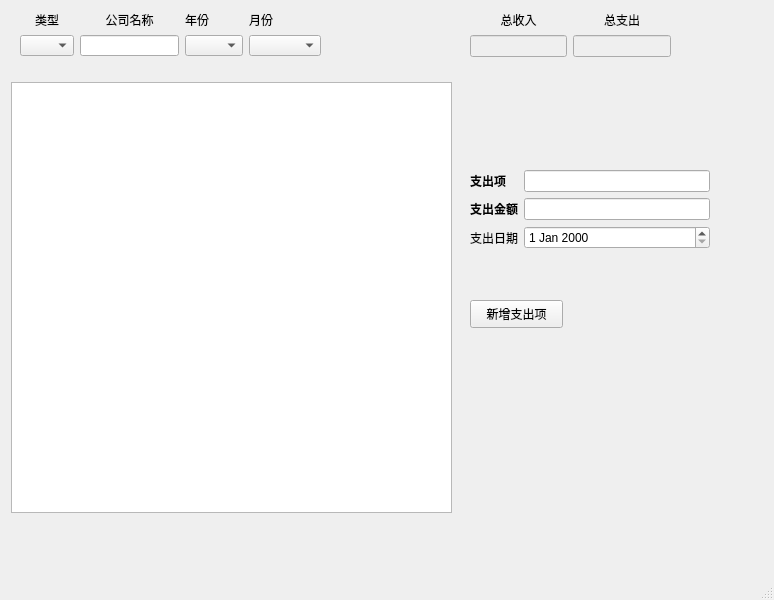
<?xml version="1.0" encoding="UTF-8"?>
<ui version="4.0">
 <class>MainWindow</class>
 <widget class="QMainWindow" name="MainWindow">
  <property name="geometry">
   <rect>
    <x>0</x>
    <y>0</y>
    <width>774</width>
    <height>600</height>
   </rect>
  </property>
  <property name="windowTitle">
   <string>现金流查询</string>
  </property>
  <widget class="QWidget" name="centralwidget">
   <widget class="QTableView" name="viewCashtableView">
    <property name="geometry">
     <rect>
      <x>11</x>
      <y>82</y>
      <width>441</width>
      <height>431</height>
     </rect>
    </property>
    <attribute name="horizontalHeaderCascadingSectionResizes">
     <bool>true</bool>
    </attribute>
    <attribute name="horizontalHeaderShowSortIndicator" stdset="0">
     <bool>true</bool>
    </attribute>
    <attribute name="horizontalHeaderStretchLastSection">
     <bool>true</bool>
    </attribute>
    <attribute name="verticalHeaderVisible">
     <bool>false</bool>
    </attribute>
    <attribute name="verticalHeaderHighlightSections">
     <bool>false</bool>
    </attribute>
   </widget>
   <widget class="QWidget" name="layoutWidget">
    <property name="geometry">
     <rect>
      <x>470</x>
      <y>10</y>
      <width>201</width>
      <height>47</height>
     </rect>
    </property>
    <layout class="QHBoxLayout" name="horizontalLayout">
     <item>
      <layout class="QVBoxLayout" name="verticalLayout_3">
       <item>
        <widget class="QLabel" name="label_3">
         <property name="text">
          <string>总收入</string>
         </property>
         <property name="alignment">
          <set>Qt::AlignCenter</set>
         </property>
        </widget>
       </item>
       <item>
        <widget class="QLineEdit" name="sumIncomelineEdit">
         <property name="enabled">
          <bool>false</bool>
         </property>
         <property name="alignment">
          <set>Qt::AlignRight|Qt::AlignTrailing|Qt::AlignVCenter</set>
         </property>
        </widget>
       </item>
      </layout>
     </item>
     <item>
      <layout class="QVBoxLayout" name="verticalLayout_4">
       <item>
        <widget class="QLabel" name="label_4">
         <property name="text">
          <string>总支出</string>
         </property>
         <property name="alignment">
          <set>Qt::AlignCenter</set>
         </property>
        </widget>
       </item>
       <item>
        <widget class="QLineEdit" name="sumOutComelineEdit">
         <property name="enabled">
          <bool>false</bool>
         </property>
         <property name="alignment">
          <set>Qt::AlignRight|Qt::AlignTrailing|Qt::AlignVCenter</set>
         </property>
        </widget>
       </item>
      </layout>
     </item>
    </layout>
   </widget>
   <widget class="QPushButton" name="addPaymentButton">
    <property name="geometry">
     <rect>
      <x>470</x>
      <y>300</y>
      <width>93</width>
      <height>28</height>
     </rect>
    </property>
    <property name="text">
     <string>新增支出项</string>
    </property>
   </widget>
   <widget class="QWidget" name="layoutWidget">
    <property name="geometry">
     <rect>
      <x>470</x>
      <y>170</y>
      <width>240</width>
      <height>107</height>
     </rect>
    </property>
    <layout class="QFormLayout" name="formLayout">
     <item row="0" column="0">
      <widget class="QLabel" name="label_7">
       <property name="font">
        <font>
         <weight>75</weight>
         <bold>true</bold>
        </font>
       </property>
       <property name="text">
        <string>支出项</string>
       </property>
      </widget>
     </item>
     <item row="0" column="1">
      <widget class="QLineEdit" name="payDespLineEdit"/>
     </item>
     <item row="1" column="0">
      <widget class="QLabel" name="label_8">
       <property name="font">
        <font>
         <weight>75</weight>
         <bold>true</bold>
        </font>
       </property>
       <property name="text">
        <string>支出金额</string>
       </property>
      </widget>
     </item>
     <item row="1" column="1">
      <widget class="QLineEdit" name="payAmountlineEdit"/>
     </item>
     <item row="2" column="0">
      <widget class="QLabel" name="label_9">
       <property name="text">
        <string>支出日期</string>
       </property>
      </widget>
     </item>
     <item row="2" column="1">
      <widget class="QDateEdit" name="payDateEdit"/>
     </item>
    </layout>
   </widget>
   <widget class="QWidget" name="layoutWidget">
    <property name="geometry">
     <rect>
      <x>20</x>
      <y>11</y>
      <width>301</width>
      <height>45</height>
     </rect>
    </property>
    <layout class="QGridLayout" name="gridLayout">
     <item row="0" column="0">
      <widget class="QLabel" name="label">
       <property name="text">
        <string>类型</string>
       </property>
       <property name="alignment">
        <set>Qt::AlignCenter</set>
       </property>
      </widget>
     </item>
     <item row="0" column="1">
      <widget class="QLabel" name="label_2">
       <property name="text">
        <string>公司名称</string>
       </property>
       <property name="alignment">
        <set>Qt::AlignCenter</set>
       </property>
      </widget>
     </item>
     <item row="0" column="2">
      <widget class="QLabel" name="label_5">
       <property name="text">
        <string>年份</string>
       </property>
      </widget>
     </item>
     <item row="0" column="3">
      <widget class="QLabel" name="label_6">
       <property name="sizePolicy">
        <sizepolicy hsizetype="Expanding" vsizetype="Preferred">
         <horstretch>0</horstretch>
         <verstretch>0</verstretch>
        </sizepolicy>
       </property>
       <property name="text">
        <string>月份</string>
       </property>
      </widget>
     </item>
     <item row="1" column="0">
      <widget class="QComboBox" name="moldCombox">
       <item>
        <property name="text">
         <string/>
        </property>
       </item>
       <item>
        <property name="text">
         <string>入账</string>
        </property>
       </item>
       <item>
        <property name="text">
         <string>出账</string>
        </property>
       </item>
       <item>
        <property name="text">
         <string>支出</string>
        </property>
       </item>
      </widget>
     </item>
     <item row="1" column="1">
      <widget class="QLineEdit" name="companylineEdit">
       <property name="maximumSize">
        <size>
         <width>100</width>
         <height>16777215</height>
        </size>
       </property>
      </widget>
     </item>
     <item row="1" column="2">
      <widget class="QComboBox" name="yearCombox">
       <item>
        <property name="text">
         <string/>
        </property>
       </item>
       <item>
        <property name="text">
         <string>2023</string>
        </property>
       </item>
       <item>
        <property name="text">
         <string>2022</string>
        </property>
       </item>
      </widget>
     </item>
     <item row="1" column="3">
      <widget class="MultiComboBox" name="monthCombox">
       <property name="sizePolicy">
        <sizepolicy hsizetype="Expanding" vsizetype="Maximum">
         <horstretch>0</horstretch>
         <verstretch>0</verstretch>
        </sizepolicy>
       </property>
       <property name="minimumSize">
        <size>
         <width>5</width>
         <height>0</height>
        </size>
       </property>
       <property name="sizeIncrement">
        <size>
         <width>10</width>
         <height>0</height>
        </size>
       </property>
       <property name="layoutDirection">
        <enum>Qt::LeftToRight</enum>
       </property>
      </widget>
     </item>
    </layout>
   </widget>
  </widget>
  <widget class="QMenuBar" name="menubar">
   <property name="geometry">
    <rect>
     <x>0</x>
     <y>0</y>
     <width>774</width>
     <height>26</height>
    </rect>
   </property>
  </widget>
  <widget class="QStatusBar" name="viewCashStatusbar"/>
 </widget>
 <customwidgets>
  <customwidget>
   <class>MultiComboBox</class>
   <extends>QComboBox</extends>
   <header>widgets/checkedCombox.py</header>
  </customwidget>
 </customwidgets>
 <resources/>
 <connections/>
</ui>
